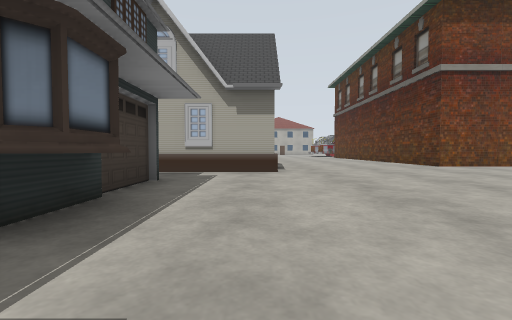
[1] (above)

24 first-person views from a walk through a Gazebo world. The camera is 0.9 m above the floor, tilts 2° down and sees 90° across. The floor is counted in squares, 2 m on a side. Each view is taken from the middle of a square. On the plan, view 1 faces up. The plan holds only what a view shows up to about 9 squares ahead; the rest is blank. The place goes on beyond the plan. Gazebo's built-in surfaces are drawn with simple patterns. Simple shapes stand in for some stock models. Some surface patterns are stand-ins.

[2]
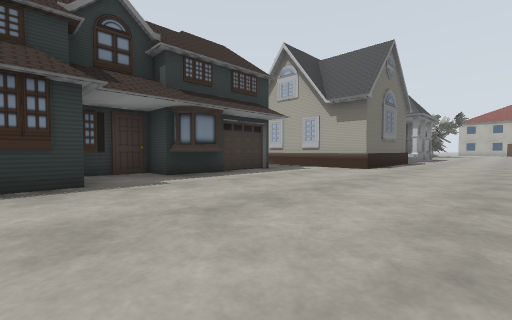

[3]
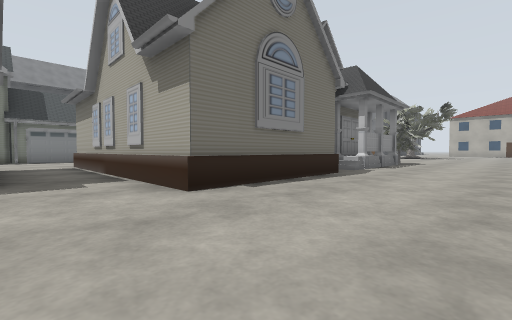

[4]
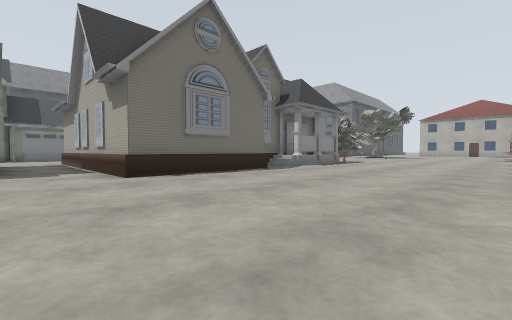

[5]
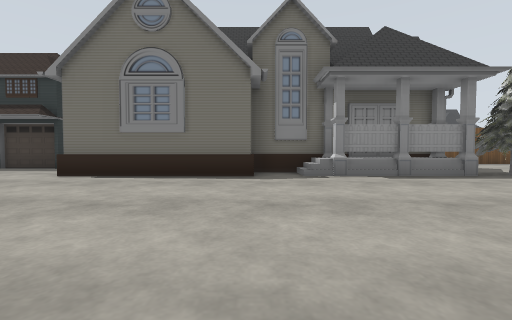

[6]
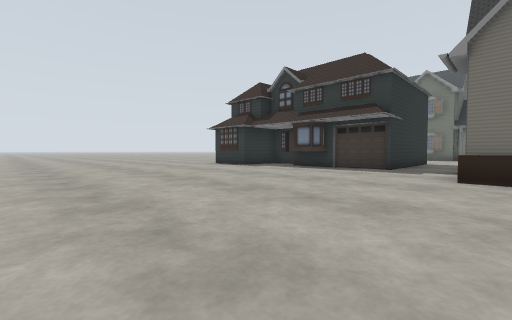

[7]
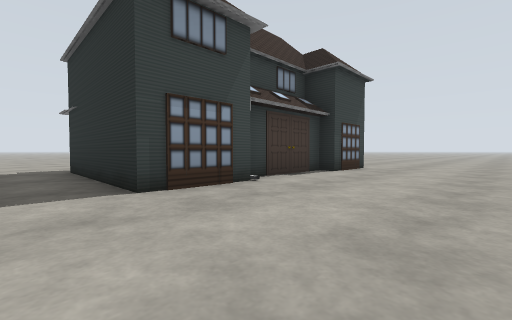

[8]
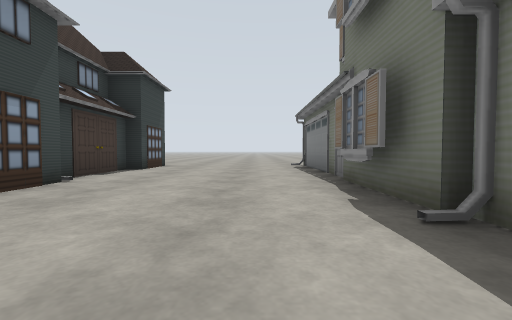

[9]
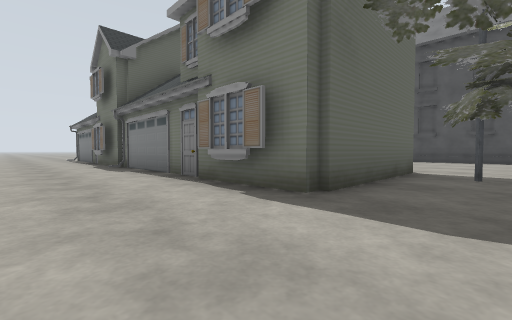

[10]
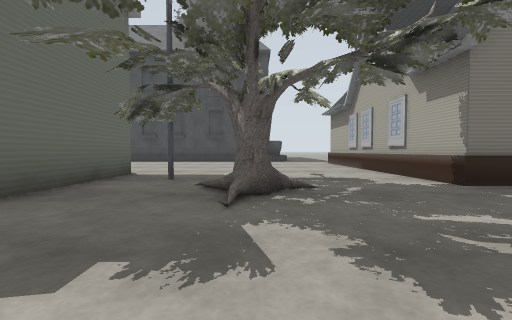

[11]
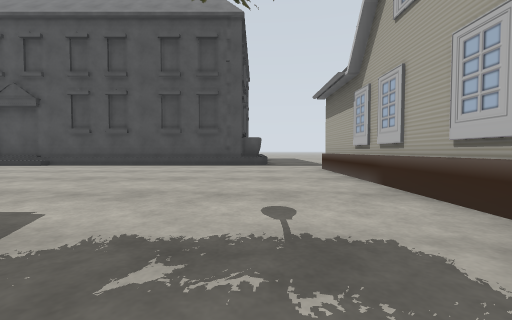

[12]
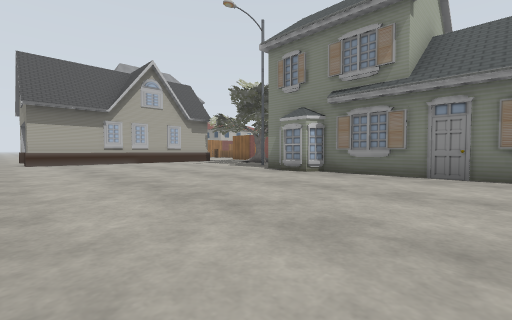

[13]
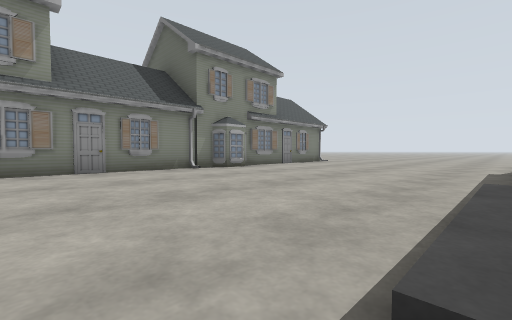

[14]
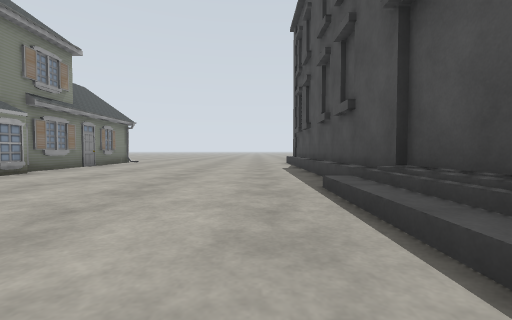

[15]
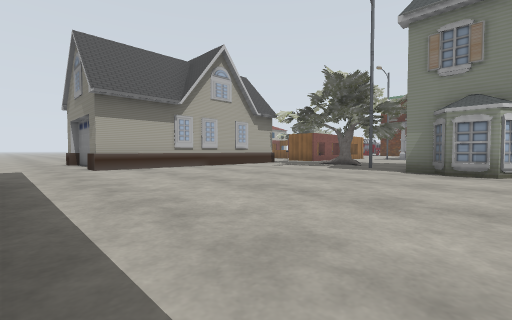

[16]
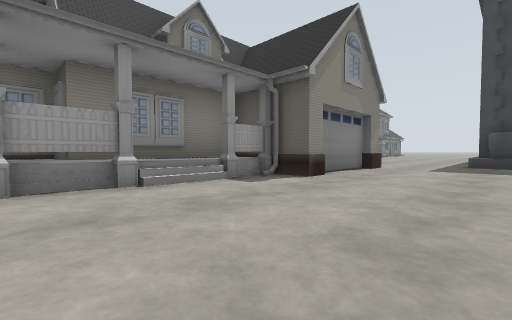

[17]
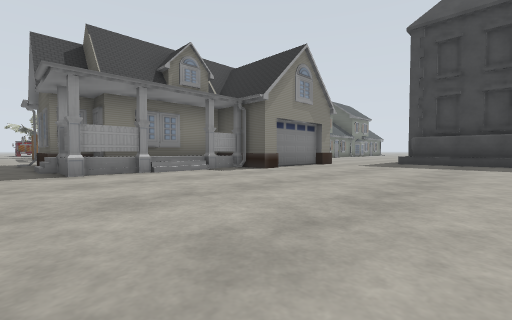

[18]
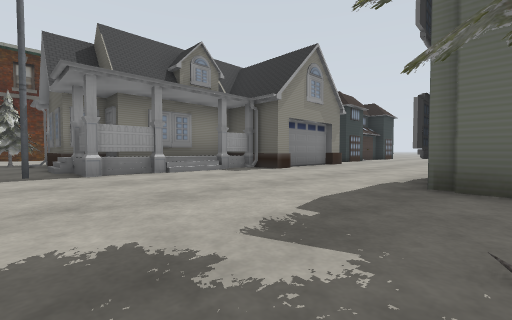

[19]
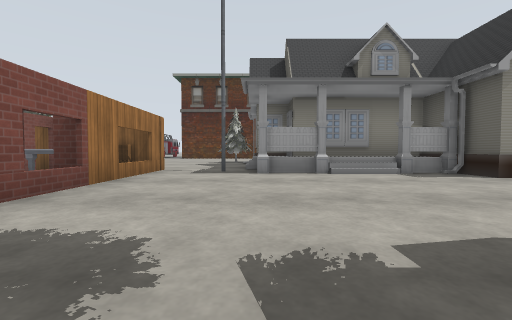

[20]
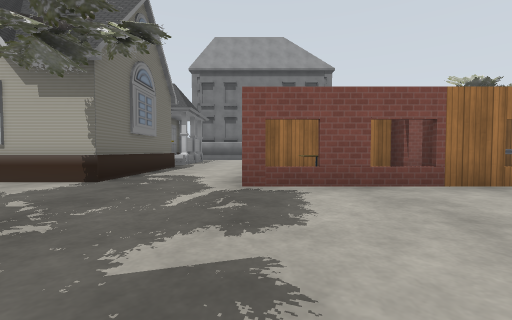

[21]
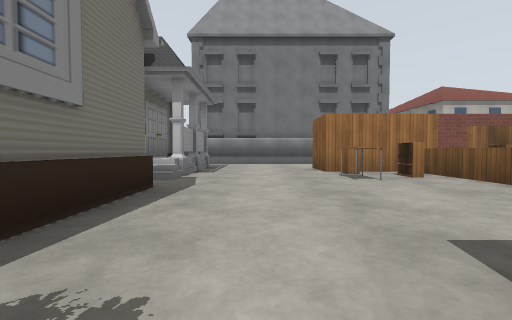

[22]
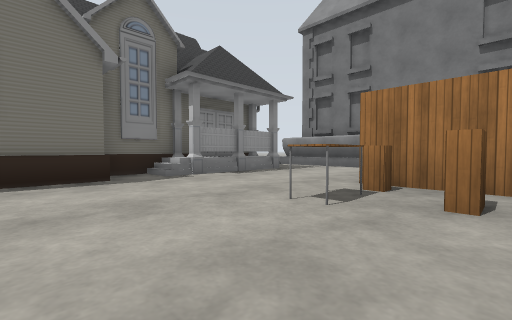

[23]
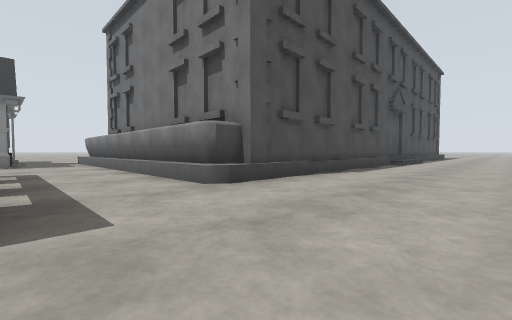

[24]
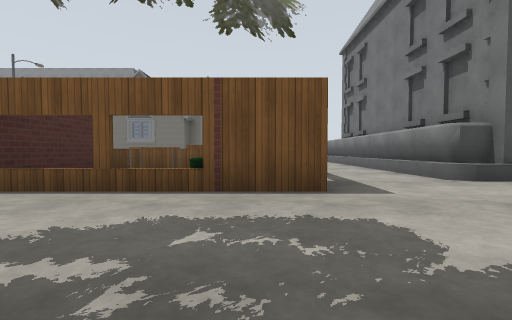

### Floor plan
Key: @ floor where view 1 was taken; # wall or solid block; . floor; D open door; S fire station; H house; T pine tree; A oak tree; C school; L lamp; M marble table; B bookshelf; I cabinet; E table; O other object.
Columns run from 22 left of view 1 to 5 right of it. Each row starts with its distance up from view 1.
 35                    ..
 34                   ...
 33                  C...
 32                  C...
 31                  C...
 30                  C...
 29                  C...
 28                  C...
 27                  C...
 26           CCCCCCCC...
 25          CCCCCCCCC...
 24 .....................
 23 ......HHHHH..........
 22 ......HHHHH...  DDO...
 21 ......HHHHH...IB EO..A
 20 ......HHH H...E# E#.AA
 19 .....HHHHHH.... ###
 18 .....HHHH H..... #D
 17 .....HHHHHH...  MM         S
 16 .....HHHHHH..#O MMB...  ....
 15 ...................... .....
 14 CCC...............L...TT....
 13 CCC........A......HHHHT.....
 12   C.......LA......HHHHH.....
 11   C..............HHHHHH.....
 10   C......H.HHH....HHHHH.....
  9   C......HHH H...HHHHHH.....
  8   C......H  H....HHHH H.....
  7   CC.....HHHH....HHHHHH.....
  6   CC.....H   ....HHHHHH.....
  5   CC.....H   ...............
  4   C......HHHH....HHHH.......
  3   C......H  HH...HH H.......
  2   C......HHHH.....H HH......
  1   C......HH H....HH ........
  0   C......H   .....HH..@.....
 -1   C......H   ....HH HH......

Where each view was taken, in squares from view 1:
view 1: 0 up, 0 right, facing up
view 2: 1 down, 3 right, facing up-left
view 3: 4 up, 3 right, facing up-left
view 4: 4 up, 5 right, facing up-left
view 5: 9 up, 5 right, facing left
view 6: 6 up, 5 right, facing down-left
view 7: 5 up, 8 left, facing down-right
view 8: 6 up, 8 left, facing down
view 9: 12 up, 7 left, facing down-left
view 10: 13 up, 8 left, facing left
view 11: 14 up, 11 left, facing left
view 12: 6 up, 18 left, facing up-right
view 13: 8 up, 19 left, facing down-right
view 14: 8 up, 18 left, facing down
view 15: 9 up, 19 left, facing up-right
view 16: 23 up, 20 left, facing down-right
view 17: 24 up, 22 left, facing down-right
view 18: 14 up, 10 left, facing down-right
view 19: 13 up, 10 left, facing right
view 20: 12 up, 9 left, facing up
view 21: 16 up, 10 left, facing up
view 22: 18 up, 7 left, facing up-left
view 23: 23 up, 2 left, facing up-left
view 24: 22 up, 1 left, facing left
